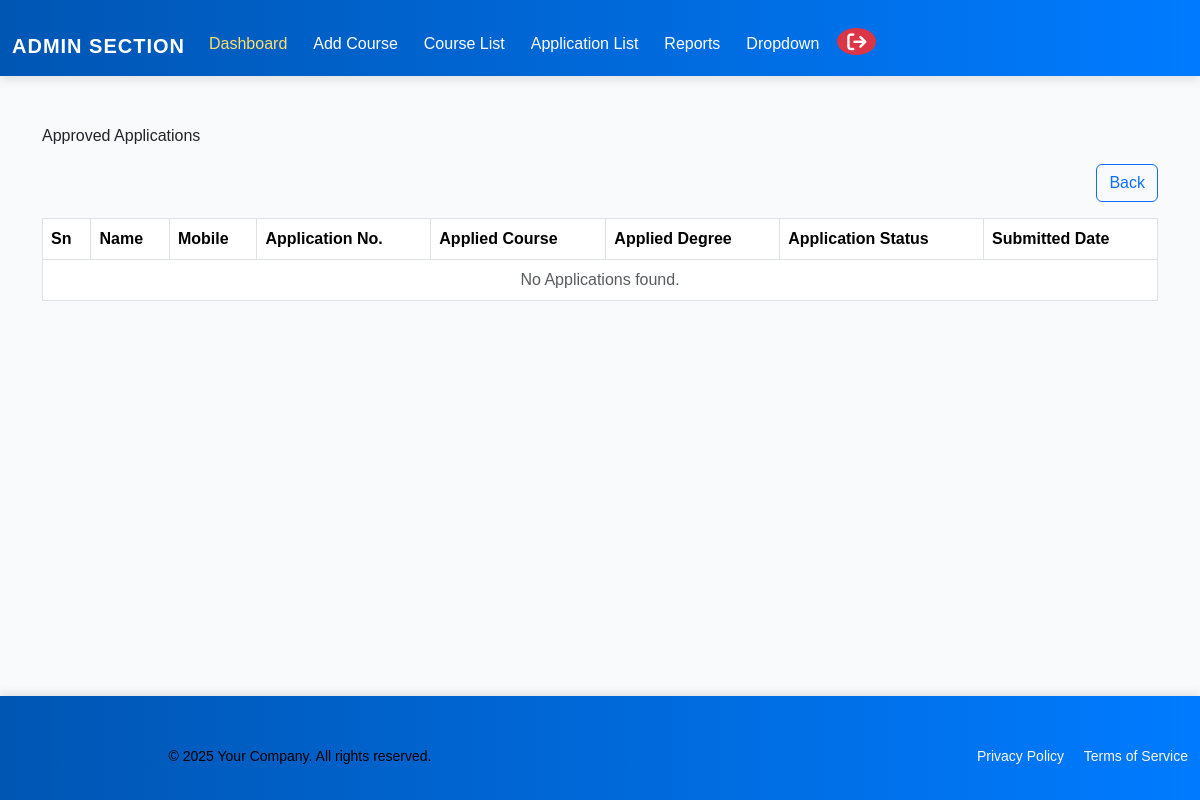
The app's page /total-approved/ (signed in), older data.
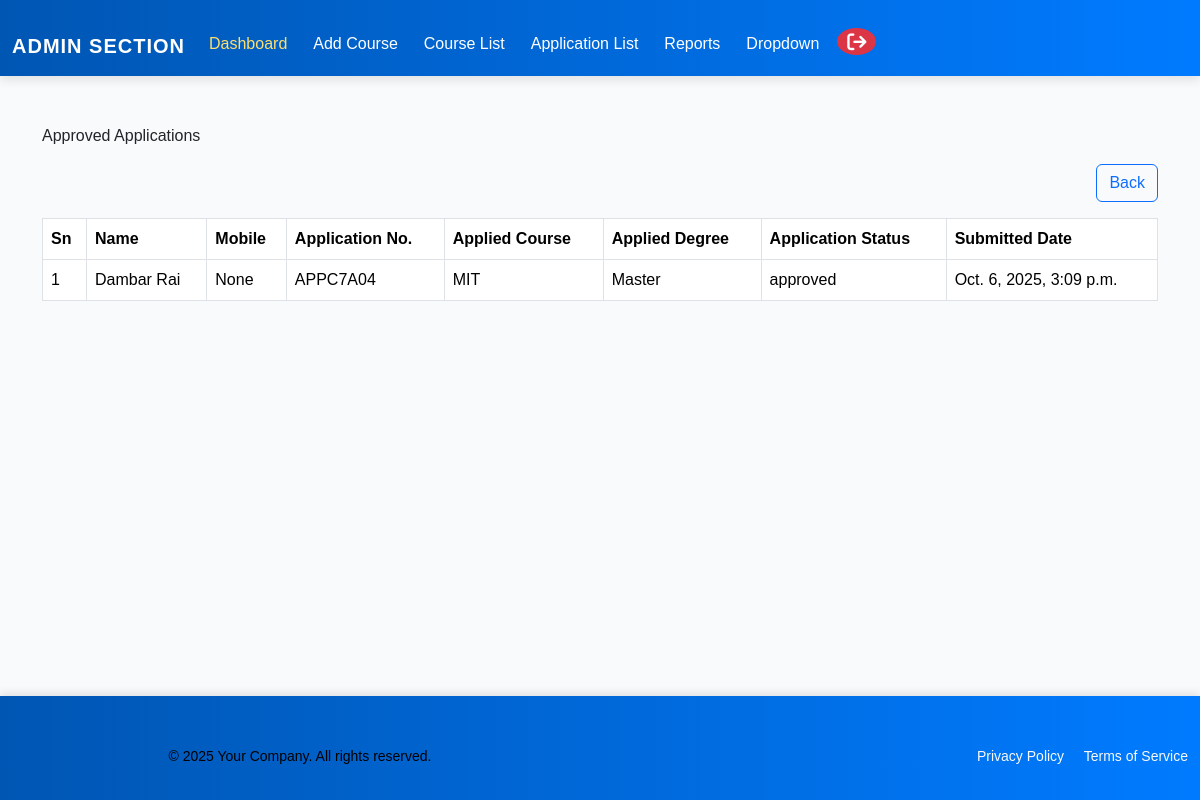
The same page, newer data.
### admissionapp/models.py (models this page shows, shortened)
class Application(models.Model):
    APP_STATUS = [
        ("pending", "Pending"),
        ("approved", "Approved"),
        ("rejected", "Rejected"),
        ("re-submit", "Re-submit"),
    ]
    user = models.ForeignKey(
        settings.AUTH_USER_MODEL,
        on_delete=models.CASCADE,
        related_name="applications",
    )
    course = models.ForeignKey(
        "CourseDetails",
        on_delete=models.PROTECT,
        related_name="applications",
    )
    application_no = models.CharField(
        max_length=15,
        unique=True,
        default=generate_application_no,
    )
    application_status = models.CharField(
        max_length=50,
        choices=APP_STATUS,
        default="pending",
    )
    submitted_at = models.DateTimeField(auto_now_add=True)
    approved_rejected_date = models.DateTimeField(null=True, blank=True)
    reason_to_reject = models.TextField(null=True, blank=True)
    is_paid = models.BooleanField(default=False)
    class Meta:
        constraints = [
            UniqueConstraint(fields=["user", "course"], name="unique_user_course"),
        ]

class CustomUser(AbstractUser):
    mobile = models.CharField(
        max_length=10,
        unique=True,
        null=True,
        blank=True,
        default=None,
        help_text="10 digit mobile number",
    )
    email = models.EmailField(unique=True)
    user_created_at = models.DateField(auto_now_add=True, blank=True, null=True)
    is_admin = models.BooleanField(default=False)
    is_user = models.BooleanField(default=True)
    @property
    def full_name(self):
        return f"{self.first_name} {self.last_name}".strip()

class CourseDetails(models.Model):
    DEGREE_CHOICES = [
        ("Master", "Master"),
        ("Bachelor", "Bachelor"),
        ("Plus2", "Plus2"),
    ]
    COURSE_DURATION = [
        ("2 Years", "2 Years"),
        ("3 Years", "3 Years"),
        ("4 Years", "4 Years"),
        ("5 Years", "5 Years"),
    ]
    degree = models.CharField(max_length=50, choices=DEGREE_CHOICES)
    course_name = models.CharField(max_length=10, unique=True,
                                   verbose_name="Course Name(short form)")
    course_full_name = models.CharField(max_length=100, unique=True, blank=True,
                                    verbose_name="Course Full Name")
    course_code = models.CharField(max_length=10, unique=True)
    course_duration = models.CharField(max_length=10, choices=COURSE_DURATION)
    total_seats = models.PositiveIntegerField(default=40)
    seats_filled = models.PositiveIntegerField(default=0)
    course_fee = models.DecimalField(max_digits=10, decimal_places=2, default=0)
    course_add_date = models.DateTimeField(auto_now_add=True, blank=True, null=True)
    course_desc = models.TextField(blank=True, help_text="Overview, curriculum etc"
                                   ,verbose_name="Course Description")
    min_requirement = models.TextField(
        blank=True,
        verbose_name="Minimum Requirement",
        help_text="Write as bullet sentences",
    )
    bg_pic = models.ImageField(
        upload_to=course_bg_upload_path,
        blank=True,
        null=True,
        help_text="Upload a background image for the course",
        verbose_name="Background Picture"
    )

### admissionapp/views.py (the view)
# urls.py: path("total-approved/", views.total_approved_report, name="total_approved"),
@login_required
@user_passes_test(_is_admin)
def total_approved_report(request):
    qs = Application.objects.filter(application_status="approved")
    return render(
        request,
        "admin/reports/total_approved_report.html",
        {"qs": qs}
    )

### admissionapp/context_processors.py (called while the page is built)
def profile_flags(request):
    if not request.user.is_authenticated:
        return {}
    personal_done = PersonalInfo.objects.filter(user=request.user).exists()
    edu_done = EducationalInfo.objects.filter(user=request.user).exists()
    return {
        "personal_done": personal_done,
        "edu_done": edu_done,
        "profile_ready": personal_done and edu_done,
    }

### admissionapp/views.py (called while the page is built)
def _is_admin(user):
    return getattr(user, "is_admin", False) or user.is_staff

### templates/admin/reports/total_approved_report.html (shortened to what this page needs)
{% extends 'admin/admin_base.html' %}
{% load static %}
{% block css %} <link rel="stylesheet" href=" "> {% endblock %}
{% block content %}
    <div class="total-approved-section container">
        <div class="total-approved-title">Approved Applications</div>
        <div class="back-btn text-end py-3"><a href="{% url 'reports' %}" class="btn btn-outline-primary">Back</a></div>
        <table class="table table-bordered align-middle">
      <thead>
        <tr>
          <th>Sn</th>
          <th>Name</th>
          <th>Mobile</th>
          <th>Application No.</th>
          <th>Applied Course</th>
          <th>Applied Degree</th>
          <th>Application Status</th>
          <th>Submitted Date</th>
        </tr>
      </thead>
      <tbody>
        {% for qs in qs %}
            <tr>
            <td>{{ forloop.counter }}</td>
            <td>{{ qs.user.full_name }}</td>
            <td>{{ qs.user.mobile }}</td>
            <td>{{ qs.application_no }}</td>
            <td>{{ qs.course.course_name }}</td>
            <td>{{ qs.course.degree }}</td>
            <td>{{ qs.application_status }}</td>
            <td>{{ qs.submitted_at }}</td>
            </tr>
        {% empty %}
            <tr><td colspan="9" class="text-center text-muted">No Applications found.</td></tr>
        {% endfor %}
      </tbody>
    </table>
    </div>
{% endblock %}

Row changes from the older to the newer data that the page shows:
added Application: user.full_name "Dambar Rai", user.mobile "None", application_no "APPC7A04", course.course_name "MIT", course.degree "Master", application_status "approved", submitted_at "Oct. 6, 2025, 3:09 p.m."
Text that changed along with them:
text no longer shown: "No Applications found."
